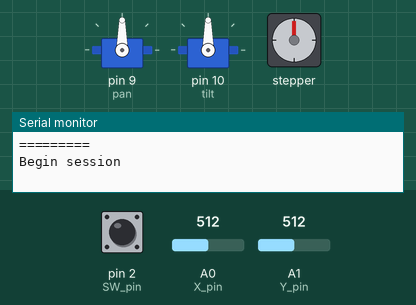
Recording of a sketch running on a simulated Arduino Uno, built with avr-gcc and run on an emulated ATmega328P. Shown: 2 × servo, stepper motor, the last lines printed to the serial monitor. The inputs (shaded band) are chosen by the test bench; at power-on: pin 2 (SW_pin) HIGH, A0 (X_pin) = 512, A1 (Y_pin) = 512. Stepper angles assume 2048 steps per turn.

Above: at 0.8 s.
0.9 s: pin 2 (SW_pin) pulled LOW for 0.15 s
At 2.41 s:
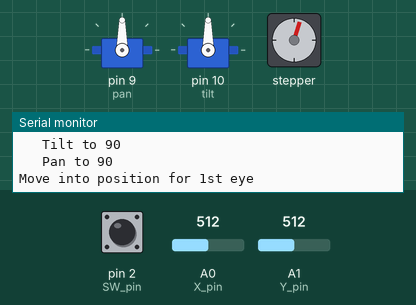
At 5.3 s:
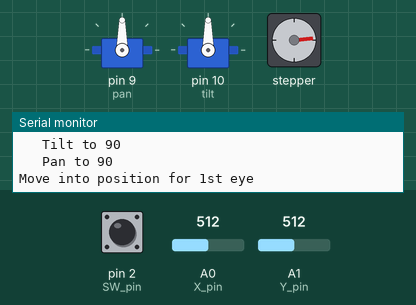
Timing chart, 0 to 16.1 s (numbered marks = the images above; inputs shaded):
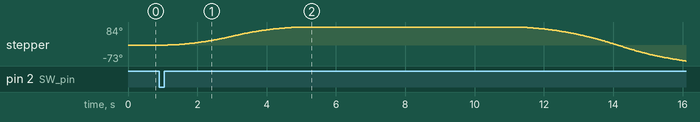

Measured:
- after the input at 0.9 s, stepper: turns 84° clockwise in 3.8 s, then 157° counter-clockwise in 4.9 s

The sketch:

StereoRig.ino
```cpp
/*
    Stereo photography rig
    ======================
    Control a linear acctuator
    Control a pan/tilt
*/

#include <Servo.h>
#include <AccelStepper.h>

// Arduino pin numbers
const int SW_pin = 2; // digital pin connected to switch output
const int X_pin = 0; // analog pin connected to X output
const int Y_pin = 1; // analog pin connected to Y output

Servo pan;  // create servo object to control a servo
Servo tilt;

// Define some steppers and the pins the will use
int IN11 = 3;
int IN21 = 4;
int IN31 = 5;
int IN41 = 6;

AccelStepper stepper1(AccelStepper::FULL4WIRE, IN11, IN31, IN21, IN41);  // UNL Stepper Driver sequence

// Linear acctuator
String inputBuffer = "";
bool stringComplete = false;
int pos = 0;
String direction = "";
int distance = 480;
int millisecondsHold = 3000;

// Pan / Tilt
int panOffset = 0;
int tiltOffset = 0;
int tiltAngle = 90;
int panAngle = 90;

int tiltMax = 90;
int tiltMin = 90;
int panMaxRightEye = 90;
int panMinLeftEye = 90;
int settle = 3000;

float x;
float y;

bool aimCam() {
  do {
    x = analogRead(X_pin);
    if (x > 900) {
      panOffset += 1;
    }
    if (x < 100) {
      panOffset -= 1;
    }
    pan.write(panAngle + panOffset);

    y = analogRead(Y_pin);
    if (y > 900) {
      tiltOffset -= 1;
    }
    if (y < 100) {
      tiltOffset += 1;
    }
    tilt.write(tiltAngle + tiltOffset);
    delay(50);

  }  while (digitalRead(SW_pin) == 1);
  tiltAngle += tiltOffset;
  panMaxRightEye -= panOffset;
  panMinLeftEye  += panOffset;
  return;
}

void setup() {
  // Enable the push button
  pinMode(SW_pin, INPUT);
  digitalWrite(SW_pin, HIGH);

  pan.attach(9);  // attaches the servo on pin 9 to the servo object
  tilt.attach(10);

  stepper1.setMaxSpeed(1000.0);
  stepper1.setAcceleration(100.0);
  stepper1.runToNewPosition(0);

  Serial.begin(9600);
  Serial.println("\n=========\nBegin session\n");

  aimCam();

}

void loop() {
  // Point the camera for left eye
  Serial.println("\nPoint the camera for the left eye");
  Serial.print("   Tilt to "); Serial.println(tiltMax);
  tilt.write(tiltMax);
  Serial.print("   Pan to "); Serial.println(panMinLeftEye);
  pan.write(panMinLeftEye);

  // Move the camera into position for the left eye
  Serial.println("Move into position for 1st eye");
  stepper1.runToNewPosition(distance); // blocking function
  delay(millisecondsHold);

  // Take first picture
  Serial.println("Take the left eye picture");
  delay(settle);

  // Point the camera for the right eye
  Serial.println("\nPoint the camera for the right eye");
  Serial.print("   Tilt to "); Serial.println(tiltMin);
  tilt.write(tiltMin);
  Serial.print("   Pan to "); Serial.println(panMaxRightEye);
  pan.write(panMaxRightEye);

  Serial.println("Move into position for right eye");
  stepper1.runToNewPosition(-distance);
  delay(millisecondsHold);

  // Take the second picture
  Serial.println("Take the right eye picture");
  delay(settle);
}
```
